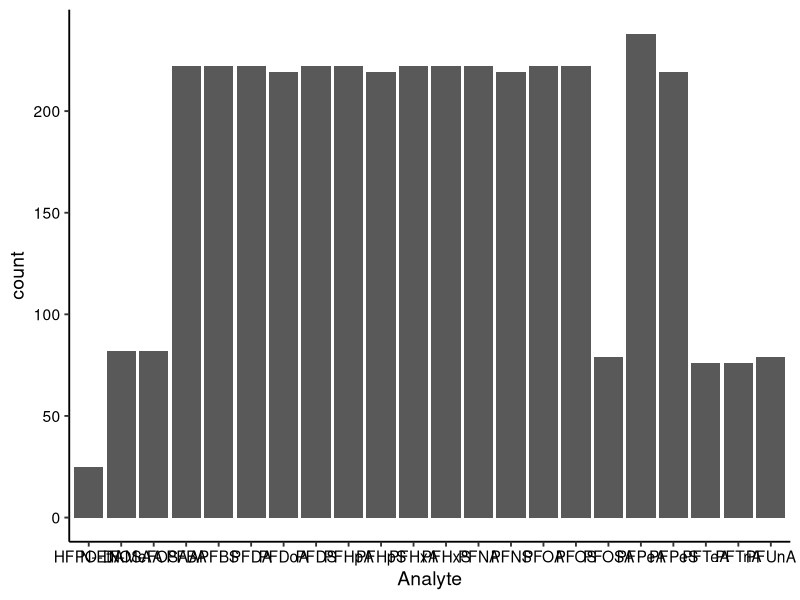
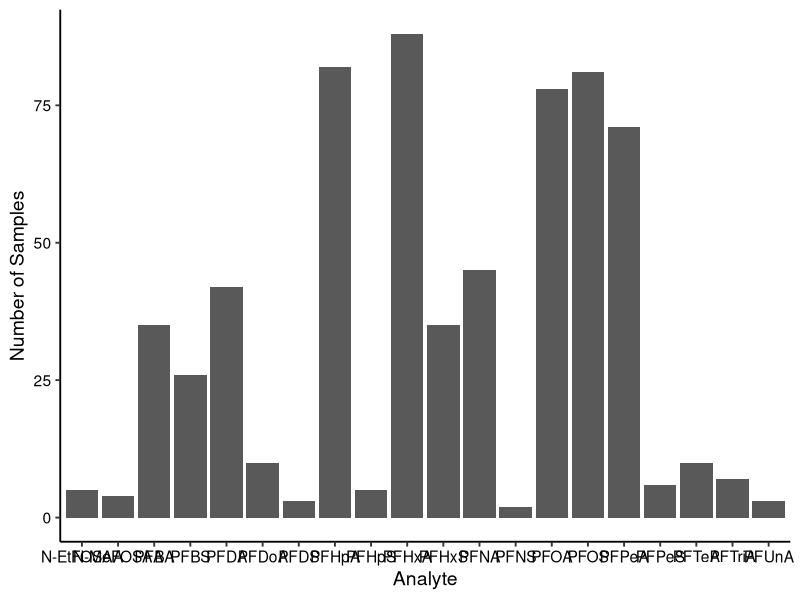
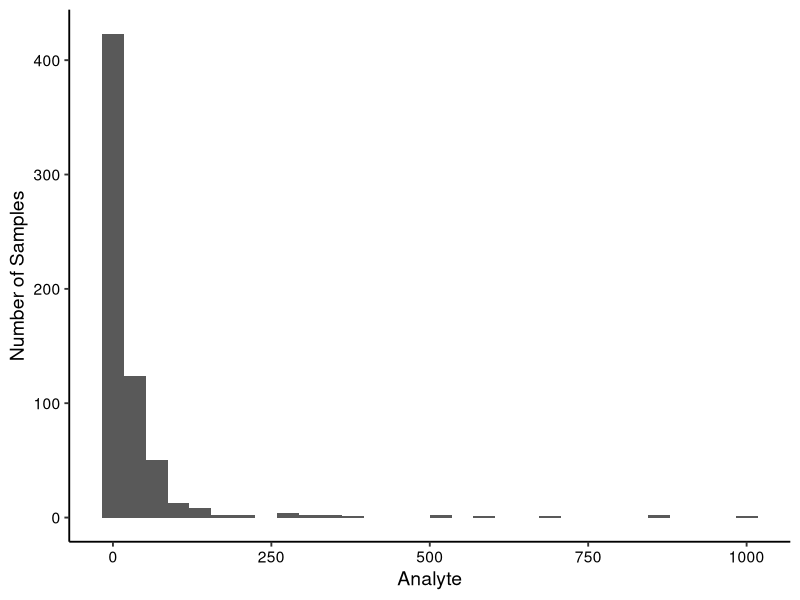
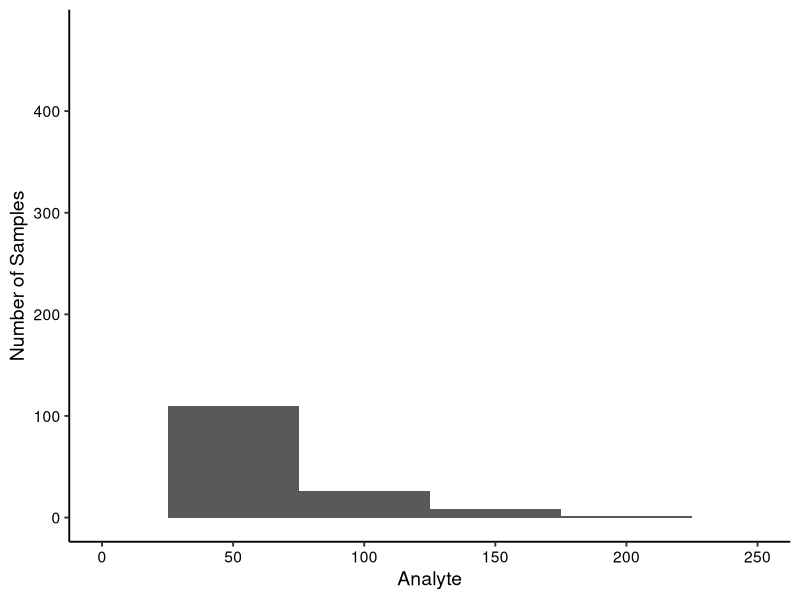
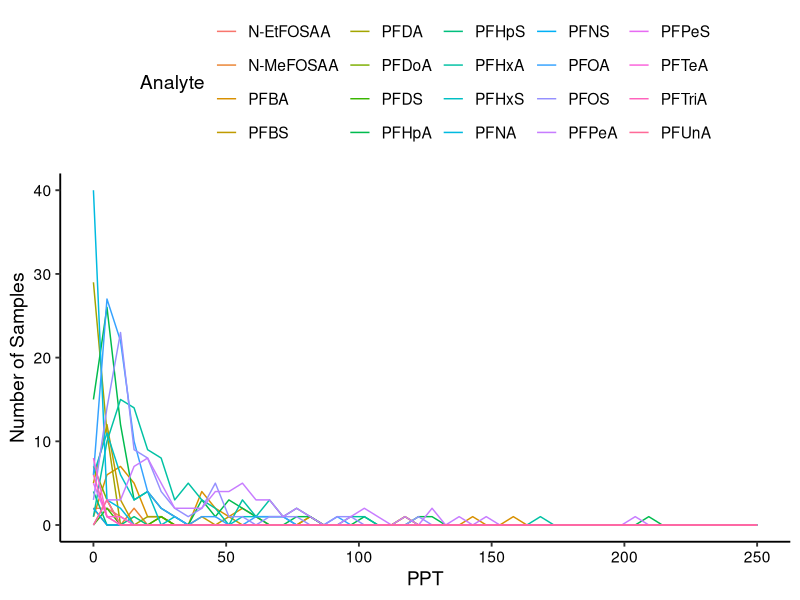
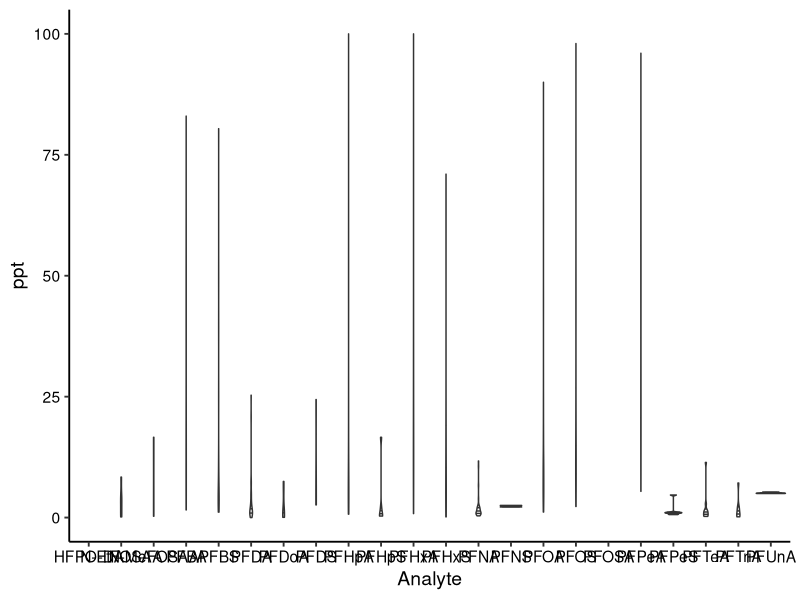
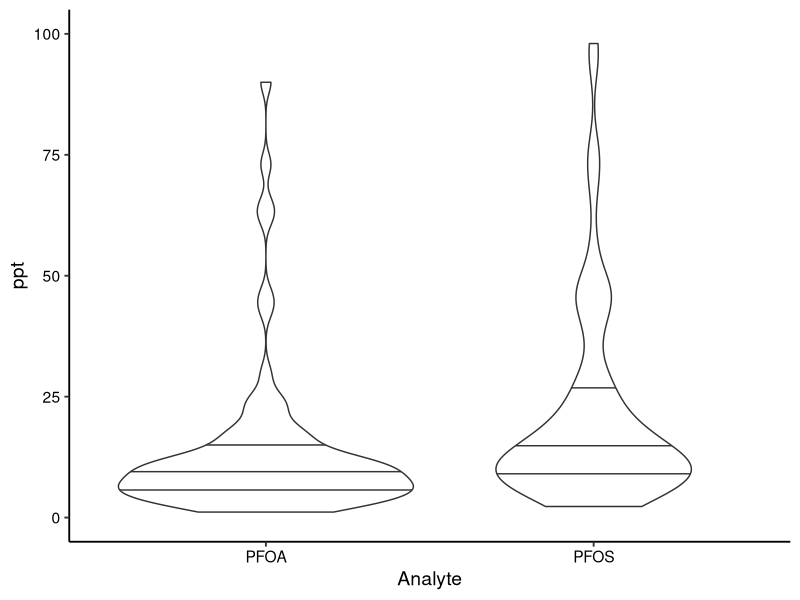
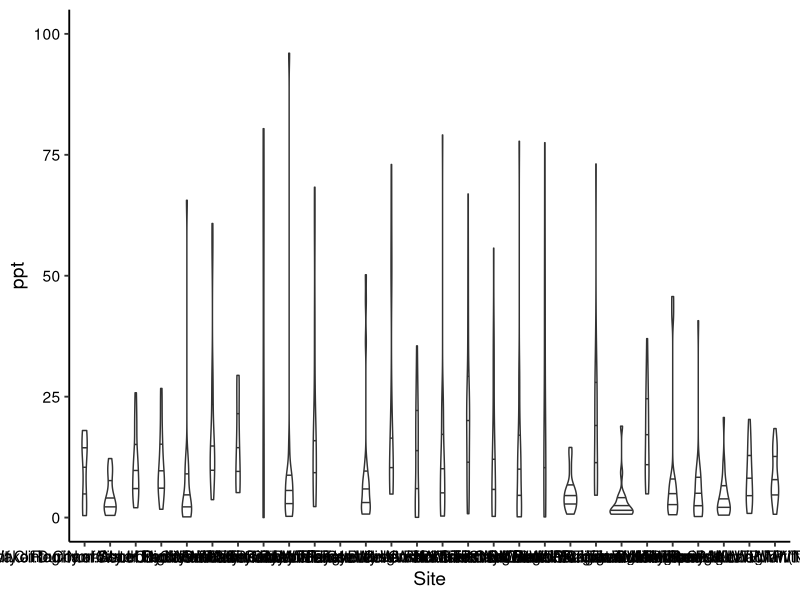

The R source for these figures, in order:
## ---- chunk 1
knitr::opts_chunk$set(echo = TRUE)
## ---- chunk 2
# Set your working directory

getwd()

# Load your packages

library(tidyverse)
library(lubridate)

# Set your ggplot theme

mytheme <- theme_classic(base_size = 14) +
  theme(axis.text = element_text(color = "black"), 
        legend.position = "top")
theme_set(mytheme)

# Load your datasets
PFAS_wide_clean <- read.csv("./Data/Processed/PFAS_wide_clean.csv", stringsAsFactors = TRUE)

PFAS_long_clean <- read.csv("./Data/Processed/PFAS_long_clean.csv", stringsAsFactors = TRUE)

## ---- chunk 3

colnames(PFAS_long_clean)
head(PFAS_long_clean)

summary(PFAS_long_clean)

#Using the `summary` function, determine the six most commonly studied species in the dataset (common name). What do these species have in common, and why might they be of interest over other insects? 
summary(PFAS_long_clean$Analyte)

str(PFAS_long_clean)
dim(PFAS_long_clean)


## ---- chunk 4

# visualize count data for categorical variables (how many samples of each analyte)

# NEED TO CLEAN SO CAN SEE ALL LABLES (maybe tilt)

ggplot(PFAS_long_clean, aes(x = Analyte)) +
  geom_bar()

# how many samples of analytes with ppt values

ggplot(PFAS_long_clean, aes(x = Analyte)) +
  geom_bar(data = PFAS_long_clean %>% filter(ppt != "NA")) +
  labs(x = "Analyte", y = "Number of Samples")

## ---- chunk 5

ggplot(PFAS_long_clean) +
  geom_histogram(aes(x = ppt)) +
  labs(x = "Analyte", y = "Number of Samples")

ggplot(PFAS_long_clean, aes(x = ppt)) +
  geom_histogram(binwidth = 50) + 
  scale_x_continuous(limits = c(0, 250)) +
  labs(x = "Analyte", y = "Number of Samples")
  
## ---- chunk 6

ggplot(PFAS_long_clean) +
  geom_freqpoly(aes(x = ppt, color = Analyte), bins = 50) +
  scale_x_continuous(limits = c(0, 250)) +
  theme(legend.position = "top") +
  labs(x = "PPT", y = "Number of Samples")

## ---- chunk 7

## DOES NOT LOOK GOOD -- HOW TO FIX? MAYBE FACET WRAP BY ANALYTE?

ggplot(PFAS_long_clean) +
  geom_violin(aes(x = Analyte, y = ppt), 
              draw_quantiles = c(0.25, 0.5, 0.75)) +
  scale_y_continuous(limits = c(0, 100)) 

# picking top analytes

ggplot(subset(PFAS_long_clean,Analyte %in% c("PFOA", "PFOS"))) +
  geom_violin(aes(x = Analyte, y = ppt), 
              draw_quantiles = c(0.25, 0.5, 0.75)) +
  scale_y_continuous(limits = c(0, 100))


# by WWTP sites -- PICK TOP or !! FACET WRAP !! 
ggplot(subset(PFAS_long_clean,Type %in% c("WWTP"))) +
  geom_violin(aes(x = Site, y = ppt), 
              draw_quantiles = c(0.25, 0.5, 0.75)) +
  scale_y_continuous(limits = c(0, 100))

## ---- chunk 8



